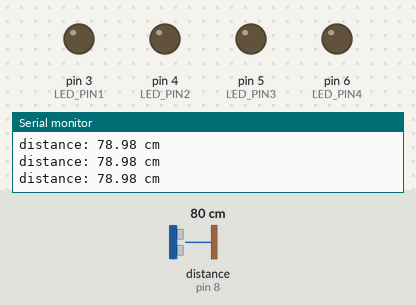
A sketch run on a simulated Arduino Uno, built with avr-gcc and run on an emulated ATmega328P. On the bench: output pins drawn as LEDs (lit = HIGH), the last lines printed to the serial monitor. Wiring (inferred from the names in the program): ultrasonic range finder: trigger pin 7; echo pin 8. The inputs (shaded band) are chosen by the test bench; at power-on: distance to the obstacle (sensor on pin 8) 80 cm. The echo pulse lasts 58.3 µs per cm; pins used as bus, display or sensor lines are not drawn.

Above: at 1.3 s.
1.4 s: distance to the obstacle (sensor on pin 8) set to 12 cm
2.9 s: distance to the obstacle (sensor on pin 8) set to 9 cm
At 4.2 s:
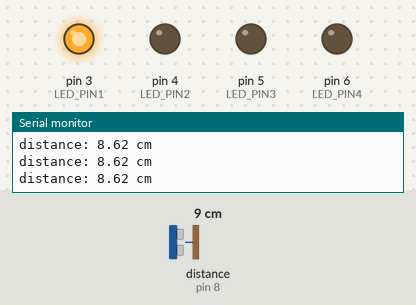
4.5 s: distance to the obstacle (sensor on pin 8) set to 2 cm
At 5.4 s:
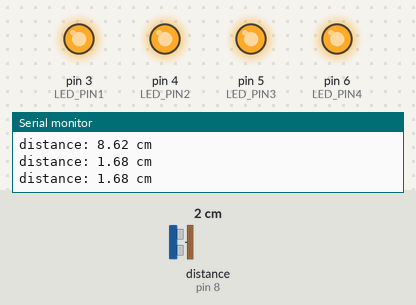
6.0 s: distance to the obstacle (sensor on pin 8) set to 4 cm
7.5 s: distance to the obstacle (sensor on pin 8) set to 7 cm
At 8.0 s:
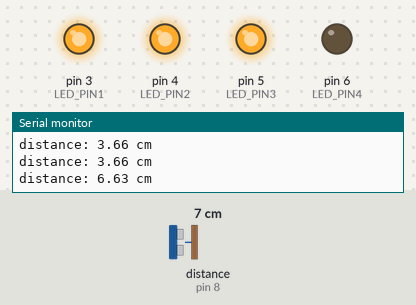
9.0 s: distance to the obstacle (sensor on pin 8) set to 18 cm
At 9.3 s:
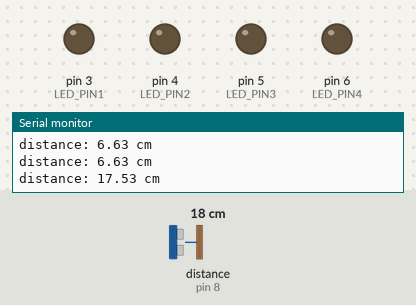
Timing chart, 0 to 11.5 s (numbered marks = the images above; inputs shaded):
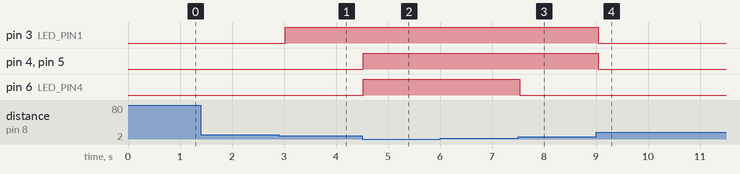

Measured:
- the behaviour switches between 11 and 10 cm on distance to the obstacle (sensor on pin 8) (found by bisection; images 0 and 1)
- the behaviour switches between 5 and 6 cm on distance to the obstacle (sensor on pin 8) (found by bisection; images 2 and 3)
- after the input at 2.9 s, pin 3 (LED_PIN1): LOW → HIGH after 0.12 s
- after the input at 4.5 s, pin 4 (LED_PIN2), pin 5 (LED_PIN3), pin 6 (LED_PIN4): LOW → HIGH at once
- after the input at 7.5 s, pin 6 (LED_PIN4): HIGH → LOW at once
- after the input at 9.0 s, pin 3 (LED_PIN1), pin 4 (LED_PIN2), pin 5 (LED_PIN3): HIGH → LOW at once

The sketch:

sa_ultra.ino
```cpp
const int TRIG_PIN = 7;
const int ECHO_PIN = 8;
const int LED_PIN1  = 3;
const int LED_PIN2  = 4;
const int LED_PIN3  = 5;
const int LED_PIN4  = 6;
float duration_us, distance_cm;

void setup() {
  Serial.begin (9600);
  pinMode(TRIG_PIN, OUTPUT);
  pinMode(ECHO_PIN, INPUT);
  for (int i = 3; i < 7 ; i++){
    pinMode(i, OUTPUT);
  }
}

void loop() {
  digitalWrite(TRIG_PIN, HIGH);
  delayMicroseconds(10);
  digitalWrite(TRIG_PIN, LOW);
  duration_us = pulseIn(ECHO_PIN, HIGH);

  distance_cm = 0.017 * duration_us;

  if(distance_cm < 10)
    digitalWrite(LED_PIN1, HIGH);
  else
    digitalWrite(LED_PIN1, LOW);
  if(distance_cm < 8)
    digitalWrite(LED_PIN2, HIGH);
  else
    digitalWrite(LED_PIN2, LOW);
  if(distance_cm < 7)
    digitalWrite(LED_PIN3, HIGH);
  else
    digitalWrite(LED_PIN3, LOW);
  if(distance_cm < 5)
    digitalWrite(LED_PIN4, HIGH);
  else
    digitalWrite(LED_PIN4, LOW);
  Serial.print("distance: ");
  Serial.print(distance_cm);
  Serial.println(" cm");
  delay(500);
}
```
